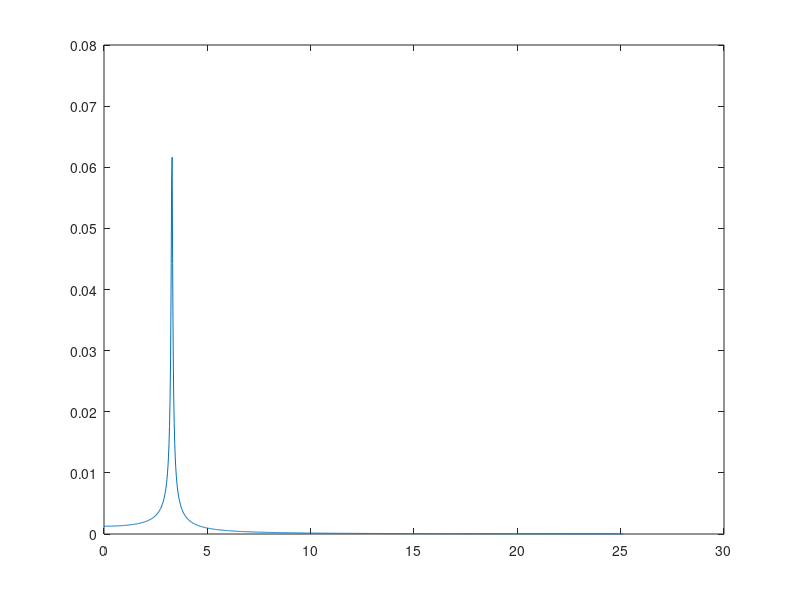

This chart was generated by the following MATLAB code: (Note: this script raises an error after producing the figure.)
clear
clc
close all

L = 50;
h = 0.4572;
w = 1.2192;
rho = 7800;
damping_ratio = 0.01;
E = 210e9;
I = (w * h^3) / 12;
k_beam = 48 * E * I / L^3;
F0 = 1000;
m = (1/3) * L * w * h * rho;
c = damping_ratio * 2 * sqrt(k_beam*m);
natural_frequency = sqrt(k_beam / m);

force_frequency = linspace(0,8*pi,1000);

X = F0 ./ (k_beam + 1i .* force_frequency .* c - m .* force_frequency.^2);

t = linspace(0,100,1000);

for i = 1:length(force_frequency)
    [max_response(i), indices(i)] = max(real(X(i) .* exp(1i .* natural_frequency .* t)));
end

[maxresponse, maxindex] = max(max_response);

best_frequency = force_frequency(maxindex);

plot(force_frequency,max_response)

%part a
disp("frequency to cause maximum displacement: "+string(best_frequency)+" rad/s"+"("+(2*pi/best_frequency)+" Hz)")
disp("displacement at this frequency: "+100*maxresponse+" cm")